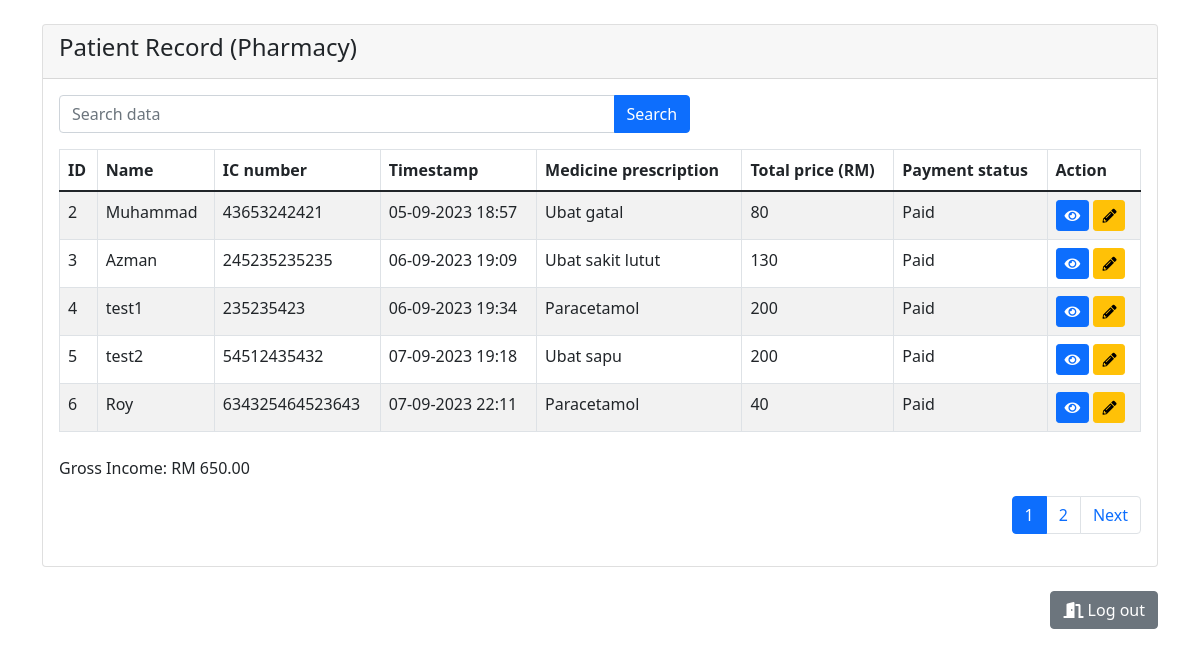
The page /pharmacy.php on the database its author committed.
### tables this page shows
CREATE TABLE `patient` (
  `id` int(11) NOT NULL,
  `name` varchar(255) NOT NULL,
  `icno` varchar(255) NOT NULL,
  `phone_no` varchar(255) NOT NULL,
  `timestamp` varchar(255) NOT NULL,
  `address` varchar(255) NOT NULL,
  `gender` varchar(255) NOT NULL,
  `diagnose_status` varchar(255) NOT NULL,
  `appointment_status` varchar(255) NOT NULL,
  `appointmentDateTime` varchar(255) NOT NULL,
  `medicinePrescription` varchar(255) NOT NULL,
  `total_price` varchar(255) NOT NULL,
  `payment_status` varchar(255) NOT NULL
);

### pharmacy.php (the view, shortened to what this page needs)
<!DOCTYPE html>
<html lang="en">
<head>
    <link href="https://cdn.jsdelivr.net/npm/bootstrap@5.1.3/dist/css/bootstrap.min.css"
          rel="stylesheet"
>
    <link rel="stylesheet" href="path/to/font-awesome/css/font-awesome.min.css">
    <link rel="stylesheet" href="https://cdnjs.cloudflare.com/ajax/libs/font-awesome/5.15.3/css/all.min.css">
    <link rel="stylesheet" href="//cdn.jsdelivr.net/npm/alertifyjs@1.13.1/build/css/alertify.min.css"/>
</head>
<body>
<div class="container mt-4">
    <div class="row">
        <div class="col-md-12">
            <div class="card">
                <div class="card-header">
                    <h4>Patient Record (Pharmacy)
                    </h4>
                </div>
                <div class="card-body">
                    <div class="col-md-7">
                        <form action="" method="GET" id="searchForm">
                            <div class="input-group mb-3">
                                <input type="text" name="search" id="search" class="form-control" placeholder="Search data">
                                <button type="submit" class="btn btn-primary">Search</button>
                            </div>
                        </form>
                    </div>
                    <table id="myTable" class="table table-bordered table-striped">
                        <thead>
                        <tr>
                            <th>ID</th>
                            <th>Name</th>
                            <th>IC number</th>
                            <th>Timestamp</th>
                            <th>Medicine prescription</th>
                            <th>Total price (RM)</th>
                            <th>Payment status</th>
                            <th>Action</th>
                        </tr>
                        </thead>
                        <tbody>
                            <?php
                                require 'dbcon.php';
                                $records_per_page = 5;
                                $current_page = isset($_GET['page']) ? $_GET['page'] : 1;
                                $starting_record = ($current_page - 1) * $records_per_page;
                                if (isset($_GET['search'])) {
                                    $search = $_GET['search'];
                                    $query = "SELECT * FROM patient WHERE name LIKE '%$search%' OR icno LIKE '%$search%' OR timestamp LIKE '%$search%' OR medicinePrescription LIKE '%$search%' OR total_price LIKE '%$search%' OR payment_status LIKE '%$search%' LIMIT $starting_record, $records_per_page";
                                } else {
                                    $query = "SELECT * FROM patient LIMIT $starting_record, $records_per_page";
                                }
                                $query_run = mysqli_query($con, $query);
                                if (isset($_GET['search'])) {
                                    $search = $_GET['search'];
                                    $count_query = "SELECT COUNT(*) as total FROM patient WHERE name LIKE '%$search%' OR icno LIKE '%$search%' OR timestamp LIKE '%$search%' OR medicinePrescription LIKE '%$search%' OR total_price LIKE '%$search%' OR payment_status LIKE '%$search%'";
                                } else {
                                    $count_query = "SELECT COUNT(*) as total FROM patient";
                                }
                                $count_query_run = mysqli_query($con, $count_query);
                                $count_data = mysqli_fetch_assoc($count_query_run);
                                $total_records = $count_data['total'];
                                $total_pages = ceil($total_records / $records_per_page);
                                if (mysqli_num_rows($query_run) > 0) {
                                    foreach ($query_run as $patient) {
                                        $formattedTimestamp = date("d-m-Y H:i", strtotime($patient['timestamp']));
                                        ?>
                                        <tr>
                                            <td><?= $patient['id'] ?></td>
                                            <td><?= $patient['name'] ?></td>
                                            <td><?= $patient['icno'] ?></td>
                                            <td><?= $formattedTimestamp ?></td>
                                            <td><?= $patient['medicinePrescription'] ?></td>
                                            <td><?= $patient['total_price'] ?></td>
                                            <td><?= $patient['payment_status'] ?></td>
                                            <td>
                                                <button type="button" value="<?= $patient['id'] ?>" class="viewPatientBtn btn btn-primary btn-sm"><i class="fas fa-eye"></i></button>
                                                <button type="button" value="<?= $patient['id'] ?>" class="editPatientBtn btn btn-warning btn-sm"><i class="fas fa-pencil-alt"></i></button>
                                            </td>
                                        </tr>
                                        <?php
                                    }
                                } else {
                                    echo "<tr><td colspan='8'>No Record Found</td></tr>";
                                }
                                $totalPriceQuery = "SELECT SUM(CASE WHEN payment_status = 'Paid' THEN total_price ELSE 0 END) AS total_price_sum FROM patient";
                                $totalPriceResult = mysqli_query($con, $totalPriceQuery);
                                if ($totalPriceResult) {
                                    $totalPriceData = mysqli_fetch_assoc($totalPriceResult);
                                    $totalPriceSum = $totalPriceData['total_price_sum'];
                                } else {
                                    $totalPriceSum = 0;
                                }
                            ?>
                        </tbody>
                    </table>
                    <div class="mt-4">
                        <p id="totalPriceSum">Gross Income: RM <?= number_format($totalPriceSum, 2) ?></p>
                    </div>
                    <div class="row">
                        <div class="col-md-12">
                            <nav aria-label="Page navigation">
                            <ul class="pagination justify-content-end">
                                <?php
                                $max_buttons = 5;
                                $start_page = max(1, $current_page - 1);
                                $end_page = min($start_page + $max_buttons - 1, $total_pages);
                                for ($page = $start_page; $page <= $end_page; $page++) :
                                ?>
                                    <li class="page-item <?php if ($page == $current_page) echo 'active'; ?>">
                                        <a class="page-link"
                                        href="?page=<?= $page ?>&search=<?= isset($_GET['search']) ? $_GET['search'] : '' ?>">
                                            <?= $page ?>
                                        </a>
                                    </li>
                                <?php endfor; ?>
                                <?php if ($current_page < $total_pages) : ?>
                                    <li class="page-item">
                                        <a class="page-link"
                                        href="?page=<?= ($current_page + 1) ?>&search=<?= isset($_GET['search']) ? $_GET['search'] : '' ?>">
                                            Next
                                        </a>
                                    </li>
                                <?php endif; ?>
                            </ul>
                            </nav>
                        </div>
                    </div>
                </div>
            </div>
        </div>
    </div>
    <div class="d-flex justify-content-end mt-4">
        <button type="button" class="btn btn-secondary" onclick="location.href='logout.php';"><i class="fas fa-door-open"></i> Log out</button>
    </div>
</div>
</body>
</html>

### rows shown on the page
patient: id "2", name "Muhammad", icno "43653242421", timestamp "05-09-2023 18:57", medicinePrescription "Ubat gatal", total_price "80", payment_status "Paid"
patient: id "3", name "Azman", icno "245235235235", timestamp "06-09-2023 19:09", medicinePrescription "Ubat sakit lutut", total_price "130", payment_status "Paid"
patient: id "4", name "test1", icno "235235423", timestamp "06-09-2023 19:34", medicinePrescription "Paracetamol", total_price "200", payment_status "Paid"
patient: id "5", name "test2", icno "54512435432", timestamp "07-09-2023 19:18", medicinePrescription "Ubat sapu", total_price "200", payment_status "Paid"
patient: id "6", name "Roy", icno "634325464523643", timestamp "07-09-2023 22:11", medicinePrescription "Paracetamol", total_price "40", payment_status "Paid"

### other values the page prints
$totalPriceSum "650.00"
